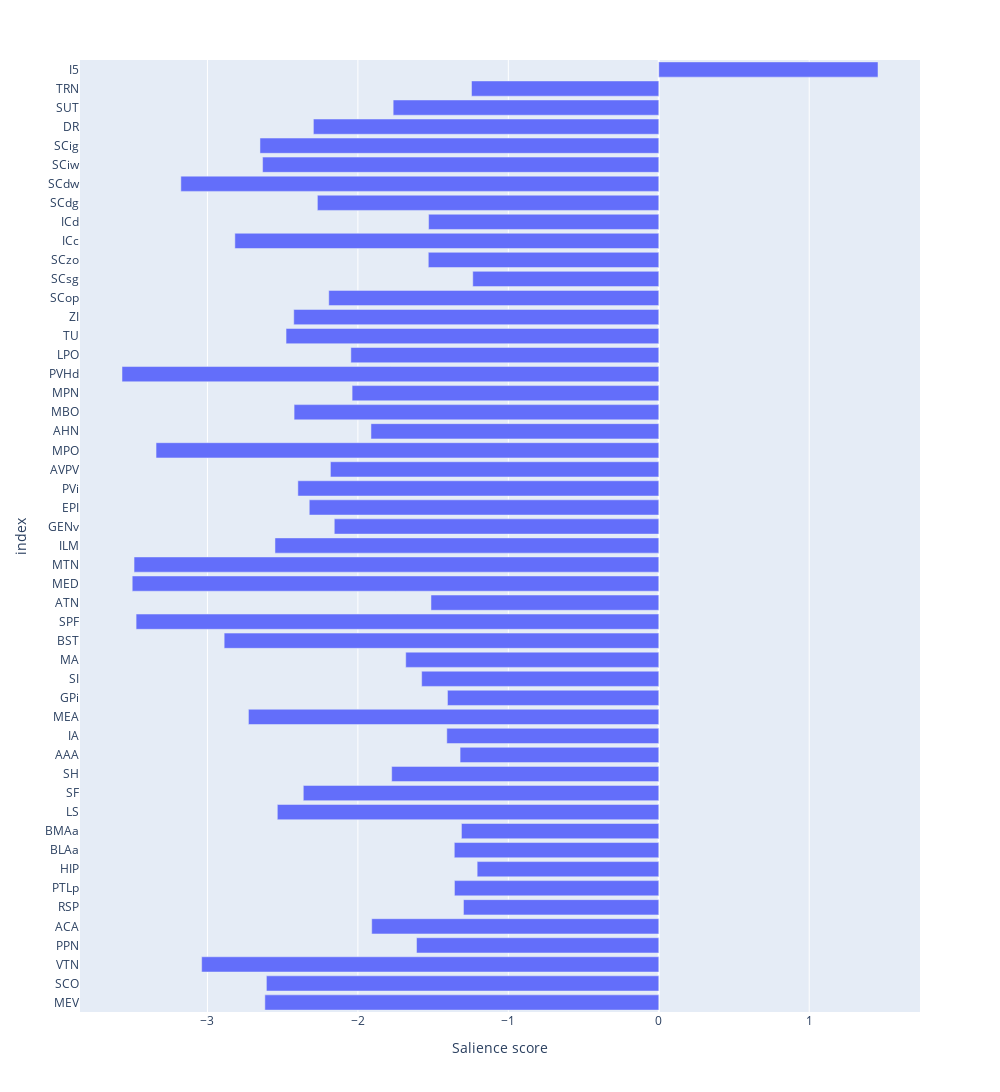

Notebook code cell kept with this figure:
### Code cell
# Plot PLS salience scores
plot_threshold = 1.2 # Only brain regions with a salience higher than plot_threshold are shown. 2 is the significance threshold.

file_title = 'PLS_RAB' + '_' + normalization + '.png'
output_path = os.path.join(root, 'results_python')

tp, salient_regions = rabiesPLS.plot_salience_scores(plot_threshold, output_path, file_title, brain_region_dict,
                              fig_width=1000, fig_height=2000)

### Figure 1 — Plotly figure (JSON) as saved in the notebook; plotly's stock layout.template omitted (floating-point values rounded to 4 significant figures)
{"data": [{"alignmentgroup": "True", "hovertemplate": "0=%{x}<br>index=%{y}<extra></extra>", "legendgroup": "", "marker": {"color": "#636efa", "pattern": {"shape": ""}}, "name": "", "offsetgroup": "", "orientation": "h", "showlegend": false, "textposition": "auto", "type": "bar", "x": [-2.618, -2.608, -3.038, -1.61, -1.908, -1.298, -1.358, -1.207, -1.359, -1.312, -2.535, -2.363, -1.775, -1.321, -1.409, -2.728, -1.404, -1.576, -1.682, -2.889, -3.474, -1.514, -3.5, -3.488, -2.551, -2.157, -2.323, -2.399, -2.183, -3.342, -1.913, -2.424, -2.038, -3.568, -2.047, -2.477, -2.426, -2.194, -1.236, -1.532, -2.818, -1.53, -2.269, -3.177, -2.633, -2.651, -2.296, -1.765, -1.245, 1.457], "xaxis": "x", "y": ["MEV", "SCO", "VTN", "PPN", "ACA", "RSP", "PTLp", "HIP", "BLAa", "BMAa", "LS", "SF", "SH", "AAA", "IA", "MEA", "GPi", "SI", "MA", "BST", "SPF", "ATN", "MED", "MTN", "ILM", "GENv", "EPI", "PVi", "AVPV", "MPO", "AHN", "MBO", "MPN", "PVHd", "LPO", "TU", "ZI", "SCop", "SCsg", "SCzo", "ICc", "ICd", "SCdg", "SCdw", "SCiw", "SCig", "DR", "SUT", "TRN", "I5"], "yaxis": "y"}], "layout": {"barmode": "relative", "height": 2000, "legend": {"tracegroupgap": 0}, "margin": {"t": 60}, "width": 1000, "xaxis": {"anchor": "y", "domain": [0, 1], "title": {"text": "Salience score"}}, "yaxis": {"anchor": "x", "domain": [0, 1], "title": {"text": "index"}}}}
